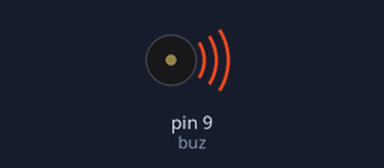
Bench run of a sketch on a simulated Arduino Uno, built with avr-gcc and run on an emulated ATmega328P. On the bench: buzzer (waves = sounding).

Above: at 0.1 s.
Timing chart, 0 to 1.6 s (numbered marks = the images above):
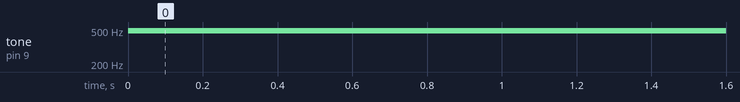

The sketch:

passive_buzzer.ino
```cpp
int buz=  9;

void setup() {
  // put your setup code here, to run once:
  pinMode(buz,OUTPUT);
}

void loop() {
  // put your main code here, to run repeatedly:
  analogWrite(buz,50);
  delay(100);
  analogWrite(buz,0);
  delay(200);
}
```

Measured:
- by itself, tone on pin 9 (buz): silent → 490 Hz at 0.00 s
